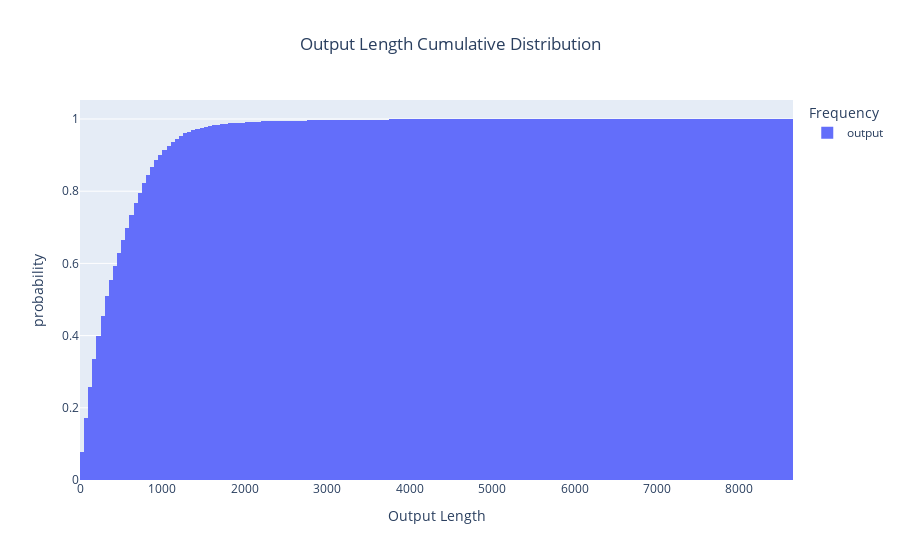

Source (notebook cell):
### Code cell
# Cumulative distribution
fig = px.histogram(output_lengths, 
                   cumulative=True, 
                   title='Output Length Cumulative Distribution', 
                   histnorm='probability',
                   labels = {'value': 'Output Length', 
                             'probability': 'Cumulative Probability',
                             'variable': 'Frequency'})
fig.update_layout(title_x=0.5)
fig.show()

### Figure 1 — Plotly figure (JSON) as saved in the notebook; plotly's stock layout.template omitted (floating-point values rounded to 4 significant figures; data arrays with more than 128 entries replaced by an {"elided": "..."} marker saying what was removed)
{"data": [{"alignmentgroup": "True", "bingroup": "x", "cumulative": {"enabled": true}, "histnorm": "probability", "hovertemplate": "Frequency=output<br>Output Length=%{x}<br>probability=%{y}<extra></extra>", "legendgroup": "output", "marker": {"color": "#636efa", "pattern": {"shape": ""}}, "name": "output", "offsetgroup": "output", "orientation": "v", "showlegend": true, "type": "histogram", "x": {"elided": "13020 int values"}, "xaxis": "x", "yaxis": "y"}], "layout": {"barmode": "relative", "legend": {"title": {"text": "Frequency"}, "tracegroupgap": 0}, "title": {"text": "Output Length Cumulative Distribution", "x": 0.5}, "xaxis": {"anchor": "y", "domain": [0, 1], "title": {"text": "Output Length"}}, "yaxis": {"anchor": "x", "domain": [0, 1], "title": {"text": "probability"}}}}
